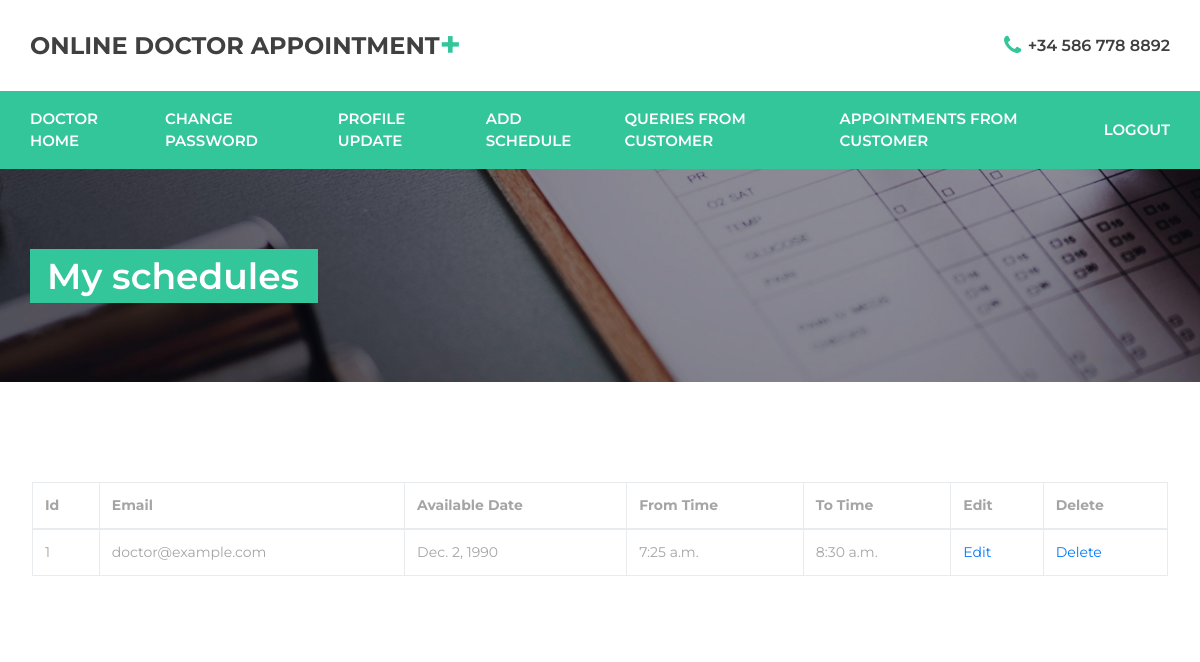
The page /doctor_schedules (signed in) on the database its author committed.
### doctorapp/models.py (models this page shows)
class Add_schedule(models.Model):
    email = models.EmailField(max_length=50)
    available_date = models.DateField()
    from_time = models.TimeField()
    to_time = models.TimeField()

### doctorapp/views.py (the view)
# urls.py: path('doctor_schedules', doctor_views.doctor_schedules, name="doctor_schedules"),
def doctor_schedules(request):
    email = request.session['email']
    schedules = Add_schedule.objects.filter(email=email)
    return render(request, "doctor_schedules.html", {"schedules": schedules})

### doctorapp/templates/doctor_schedules.html (shortened to what this page needs)
<!DOCTYPE html>
{% load static %}
<html lang="en">
<head>
<link rel="stylesheet" type="text/css" href="{% static 'styles/bootstrap4/bootstrap.min.css' %}">
<link href="{% static 'plugins/font-awesome-4.7.0/css/font-awesome.min.css' %}" rel="stylesheet" type="text/css">
<link rel="stylesheet" type="text/css" href="{% static 'styles/contact.css' %}">
<link rel="stylesheet" type="text/css" href="{% static 'styles/contact_responsive.css' %}">
</head>
<body>
<div class="super_container">
	<div class="home">
		<div class="parallax_background parallax-window" data-parallax="scroll" data-image-src="{% static 'images/contact.jpg' %}" data-speed="0.8"></div>
		<header class="header" id="header">
			<div>
				<div class="header_top">
					<div class="container">
						<div class="row">
							<div class="col">
								<div class="header_top_content d-flex flex-row align-items-center justify-content-start">
									<div class="logo">
										<a href="#">Online Doctor Appointment<span>+</span></a>
									</div>
									<div class="header_top_extra d-flex flex-row align-items-center justify-content-start ml-auto">
										<div class="header_top_phone">
											<i class="fa fa-phone" aria-hidden="true"></i>
											<span>+34 586 778 8892</span>
										</div>
									</div>
								</div>
							</div>
						</div>
					</div>
				</div>
				<div class="header_nav" id="header_nav_pin">
					<div class="header_nav_inner">
						<div class="header_nav_container">
							<div class="container">
								<div class="row">
									<div class="col">
										<div class="header_nav_content d-flex flex-row align-items-center justify-content-start">
											<nav class="main_nav">
												<ul class="d-flex flex-row align-items-center justify-content-start">
													<li><a href="{% url 'doctor_home' %}">Doctor Home</a></li>
													<li><a href="{% url 'doctor_change_pwd' %}">Change Password</a></li>
													<li><a href="{% url 'doctor_edit' %}">Profile Update</a></li>
													<li><a href="{% url 'dr_add_schedule' %}">Add Schedule</a></li>
													<li><a href="{% url 'dr_queries_from_customer' %}">Queries from Customer</a></li>
													<li><a href="{% url 'booking_requests_from_customer' %}">Appointments From Customer</a></li>
													<li><a href="{% url 'doctor_logout' %}">Logout</a></li>
												</ul>
											</nav>
										</div>
									</div>
								</div>
							</div>
						</div>
					</div>
				</div>
			</div>
		</header>
		<div class="home_container">
			<div class="container">
				<div class="row">
					<div class="col">
						<div class="home_content">
							<div class="home_title">My schedules</div>
						</div>
					</div>
				</div>
			</div>
		</div>
	</div>
	<div class="contact">
		<div class="container">
			<div class="row">
<table class="table table-bordered">
  <thead>
    <tr>
        <th scope="col">Id</th>
		<th scope="col">Email</th>
		<th scope="col">Available Date</th>
		<th scope="col">From Time</th>
        <th scope="col">To Time</th>
		<th scope="col">Edit</th>
		<th scope="col">Delete</th>
		</tr>
  </thead>
  <tbody>
    {% for schedule in schedules %}
    <tr>
		<td>{{schedule.id}}</td>
		<td>{{schedule.email}}</td>
		<td>{{schedule.available_date}}</td>
		<td>{{schedule.from_time}}</td>
        <td>{{schedule.to_time}}</td>
		<td><a href="/edit_schedule/{{schedule.id}}">Edit</a></td>
		<td><a href="/delete_schedule/{{schedule.id}}" onclick="return conform('really want to delete');">Delete</a></td>
	</tr>
    {% endfor %}
  </tbody>
</table>
</body>
</html>

### customerapp/static/styles/contact.css (style rules this page uses)
* { margin: 0; padding: 0; -webkit-font-smoothing: antialiased; -webkit-text-shadow: rgba(0,0,0,.01) 0 0 1px; text-shadow: rgba(0,0,0,.01) 0 0 1px; }
body { font-family: 'Montserrat', sans-serif; font-size: 14px; font-weight: 400; background: #FFFFFF; color: #a5a5a5; }
div { display: block; position: relative; -webkit-box-sizing: border-box; -moz-box-sizing: border-box; box-sizing: border-box; }
ul { list-style: none; margin-bottom: 0px; }
a, a:hover, a:visited, a:active, a:link { text-decoration: none; -webkit-font-smoothing: antialiased; -webkit-text-shadow: rgba(0,0,0,.01) 0 0 1px; text-shadow: rgba(0,0,0,.01) 0 0 1px; }
.super_container { width: 100%; overflow: hidden; }
.parallax-window { min-height: 400px; background: transparent; }
.parallax_background { position: absolute; top: 0; left: 0; width: 100%; height: 100%; }
.header { position: absolute; top: 0; left: 0; width: 100%; background: #FFFFFF; z-index: 100; }
.header_top { width: 100%; z-index: 2; }
.header_top_content { height: 91px; -webkit-transition: all 200ms ease; -moz-transition: all 200ms ease; -ms-transition: all 200ms ease; -o-transition: all 200ms ease; transition: all 200ms ease; }
.logo a { line-height: 0.75; color: #404040; font-size: 24px; font-weight: 700; text-transform: uppercase; }
.logo a span { position: relative; font-size: 36px; color: #32c69a; line-height: 0.75; vertical-align: text-top; }
.header_top_phone { margin-left: 44px; }
.header_top_phone i { font-size: 22px; color: #32c69a; vertical-align: middle; transform: translateY(-1px); }
.header_top_phone span { font-size: 16px; font-weight: 600; color: #404040; margin-left: 3px; vertical-align: middle; }
.header_nav { z-index: 2; }
.header_nav_inner { width: 100%; }
.header_nav_container { z-index: 1; background: #32c69a; }
.header_nav_content { height: 78px; }
.main_nav { height: 100%; }
.main_nav ul { height: 100%; }
.main_nav ul li { position: relative; }
.main_nav ul li:not(:last-child) { margin-right: 70px; }
.main_nav ul li a { display: block; position: relative; height: 100%; font-size: 13px; font-weight: 600; color: #FFFFFF; z-index: 1; text-transform: uppercase; -webkit-transition: all 200ms ease; -moz-transition: all 200ms ease; -ms-transition: all 200ms ease; -o-transition: all 200ms ease; transition: all 200ms ease; }
@media (min-width: 991px) { .main_nav { width: 100%; } }
@media (min-width: 991px) { .main_nav ul { height: 100%; gap: 30px; justify-content: space-between !important; width: 100%; } }
@media (min-width: 991px) { .main_nav ul li:not(:last-child) { margin-right: 0; } }
@media (min-width: 991px) { .main_nav ul li a { font-size: 15px; } }
.home { width: 100%; height: 382px; }
.home_container { position: absolute; bottom: 79px; left: 0; width: 100%; }
.home_title { display: inline-block; height: 54px; font-size: 36px; font-weight: 600; line-height: 54px; text-align: center; color: #FFFFFF; background: #32c69a; padding-left: 17px; padding-right: 19px; }
.contact { width: 100%; background: #FFFFFF; padding-top: 100px; padding-bottom: 42px; z-index: 2; padding-left: 32px; padding-right: 32px; }

### rows shown on the page
Add_schedule: id "1", email "doctor@example.com", available_date "Dec. 2, 1990", from_time "7:25 a.m.", to_time "8:30 a.m."
